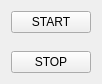
  <widget class="QWidget" name="">
   <property name="geometry">
    <rect>
     <x>792</x>
     <y>392</y>
     <width>82</width>
     <height>84</height>
    </rect>
   </property>
   <layout class="QVBoxLayout" name="verticalLayout_3">
    <property name="sizeConstraint">
     <enum>QLayout::SetDefaultConstraint</enum>
    </property>
    <item>
     <widget class="PyDMPushButton" name="PyDMPushButton_43">
      <property name="toolTip">
       <string/>
      </property>
      <property name="text">
       <string>START</string>
      </property>
      <property name="channel" stdset="0">
       <string>ca://APX:GASTurbo_START</string>
      </property>
     </widget>
    </item>
    <item>
     <widget class="PyDMByteIndicator" name="PyDMByteIndicator_37">
      <property name="toolTip">
       <string/>
      </property>
      <property name="channel" stdset="0">
       <string>ca://APX:V7_SCL</string>
      </property>
      <property name="onColor" stdset="0">
       <color>
        <red>255</red>
        <green>0</green>
        <blue>0</blue>
       </color>
      </property>
      <property name="labels" stdset="0">
       <stringlist/>
      </property>
     </widget>
    </item>
    <item>
     <widget class="PyDMPushButton" name="PyDMPushButton_44">
      <property name="toolTip">
       <string/>
      </property>
      <property name="text">
       <string>STOP</string>
      </property>
      <property name="channel" stdset="0">
       <string>ca://APX:GASTurbo_STOP</string>
      </property>
     </widget>
    </item>
   </layout>
  </widget>
